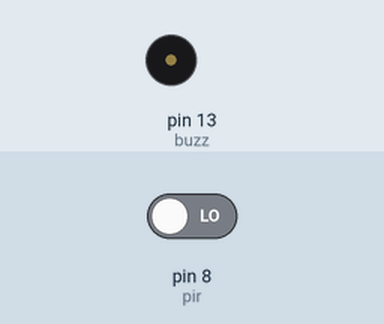
The sketch below on a simulated Arduino Uno, built with avr-gcc and run on an emulated ATmega328P. Shown: buzzer (waves = sounding, pin HIGH). The test bench sets the inputs (shaded band); at power-on: pin 8 (pir) LOW.

Above: at 1.2 s.
1.3 s: pin 8 (pir) driven HIGH
At 2.2 s:
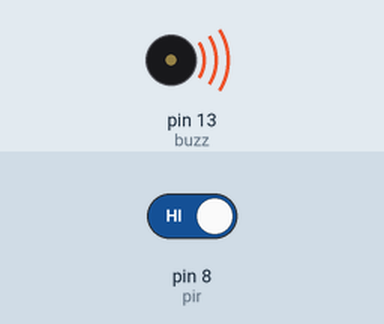
2.8 s: pin 8 (pir) driven LOW
At 3.4 s:
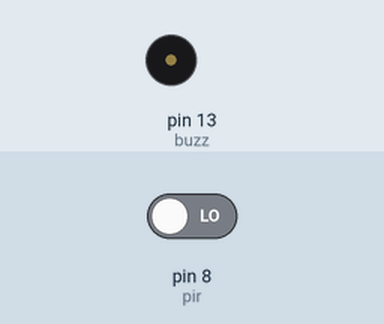
Timing chart, 0 to 5.8 s (numbered marks = the images above; inputs shaded):
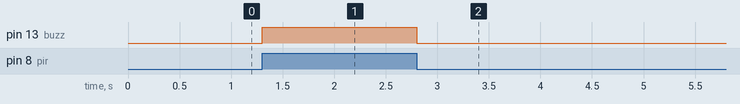

The sketch:

sensor_gerak.ino
```cpp
//membuat dua fariable
int buzz = 13;
int pir = 8;
int val ;

void setup()
{
    pinMode(buzz, OUTPUT);
    pinMode(pir, INPUT);
}

void loop()
{
    val = digitalRead(pir);
    if (val == 1){
        digitalWrite(buzz, 1);
    }
    else{
        digitalWrite(buzz,0);
    }
}
```

Measured:
- after the input at 1.3 s, pin 13 (buzz): LOW → HIGH at once
- after the input at 2.8 s, pin 13 (buzz): HIGH → LOW at once
